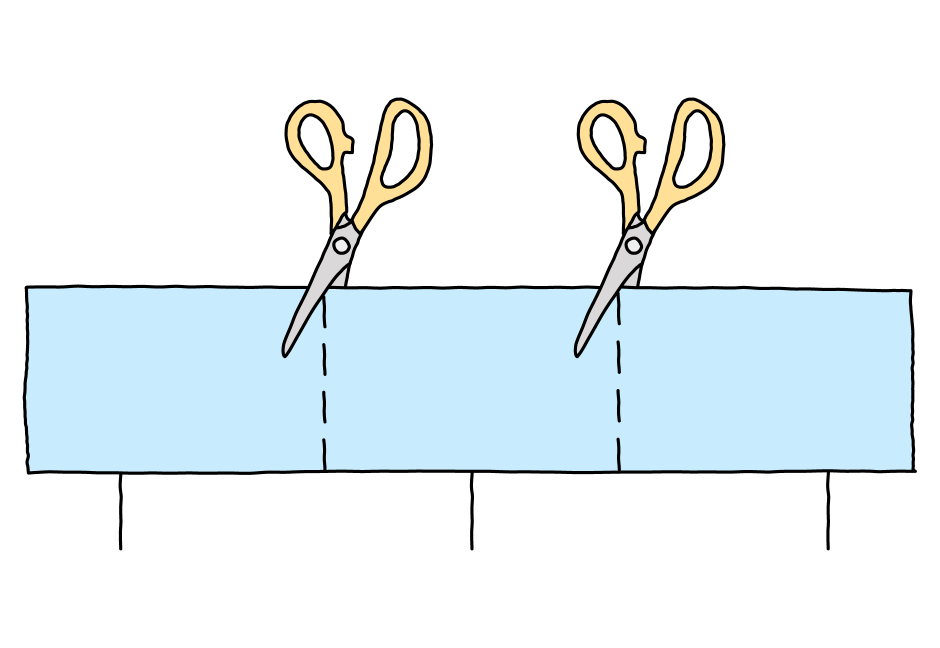
#> input picture simulation_thumbnail.png, 1880 x 1296 px (shown at 1/2 size)
$ jupyter execute --allow-errors tutorial.ipynb
#> lines starting #> are read from the running program, lines starting #| are printed output that depends on the picture
[cell 1]
import numpy as np
import matplotlib.pyplot as plt

img_path = "./simulation_thumbnail.png"
img = plt.imread(img_path)
#> img is the input picture: shape (1296, 1880, 4) float32; mean R, G, B, A 0.908, 0.938, 0.965, 1

# height x width x color channels (0 (red), 1 (green), 2 (blue), or 3 for transparent)
# takes all rows and columns, and only the first color channel (red)
img = img[:, :, 0]
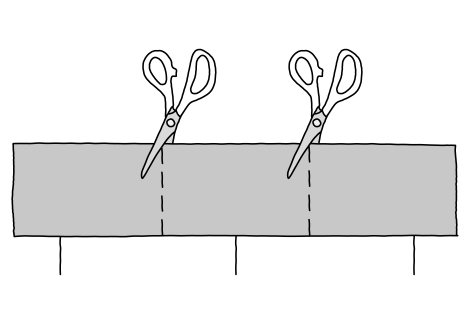
#> img: shape (1296, 1880) float32 (shown at 1/4 size); min 0, max 1, mean 0.916

# Perform SVD and extract the three components
U, Lambda, Vd = np.linalg.svd(img)
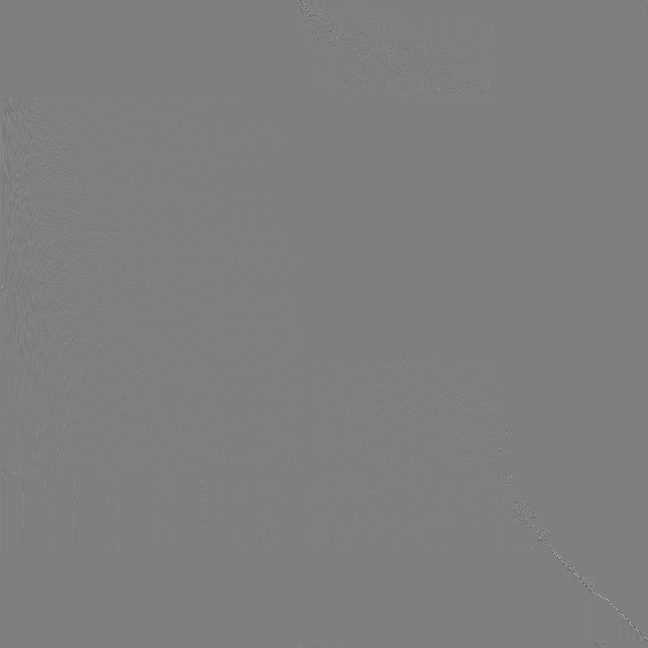
#> U: shape (1296, 1296) float32 (shown at 1/2 size); min -0.991, max 0.993, mean 2.18e-05; drawn with min black and max white
#> Lambda = 1296 values, max 1442.4 at index 0, min 5.89e-14 at index 1295, mean 2.6

chi = 50 # keep the 50 largest singular values and their corresponding vectors

# compresses the three components to having 50 columns
U_compressed = U[:, :chi]
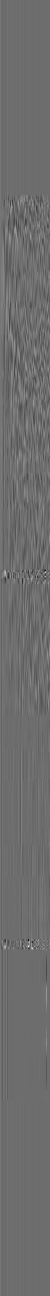
#> U_compressed: shape (1296, 50) float32; min -0.377, max 0.501, mean 0.000564; drawn with min black and max white
Lambda_compressed = Lambda[:chi] # 1D array of 50 singular values
#> Lambda_compressed = 50 values, max 1442.4 at index 0, min 10.38 at index 49, mean 52.49
Vd_compressed = Vd[:chi]

# Reconstruct the compressed image
# np.diag(Lambda_compressed) creates a diagonal matrix with the 50 largest singular values
compressed_img = U_compressed @ np.diag(Lambda_compressed) @ Vd_compressed
#> (the rest of the program and of its run is left out)
